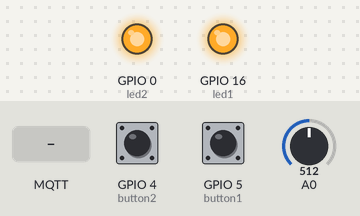
Bench run of a sketch on a simulated ESP8266 (NodeMCU). Parts: output pins drawn as LEDs (lit = HIGH). Inputs (shaded band) come from the test bench; at power-on: A0 = 512, GPIO 4 (button2) LOW, GPIO 5 (button1) LOW. WiFi joins after 1.5 s; servers stay silent unless stated; no MQTT or app messages arrive unless stated; what the sketch prints to the serial monitor is not drawn.

Above: at 3.2 s.
3.3 s: A0 set to 41
9.2 s: MQTT message "1" arrives on the first subscribed topic
At 10.8 s:
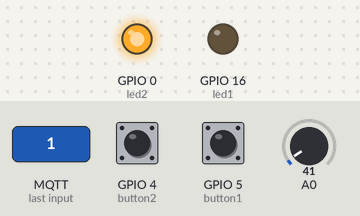
11.5 s: GPIO 4 (button2) pulled HIGH for 1 s
18.4 s: MQTT message "on" arrives on the first subscribed topic
21.5 s: A0 set to 61
27.4 s: MQTT message "off" arrives on the first subscribed topic
Timing chart, 0 to 32.5 s (numbered marks = the images above; inputs shaded):
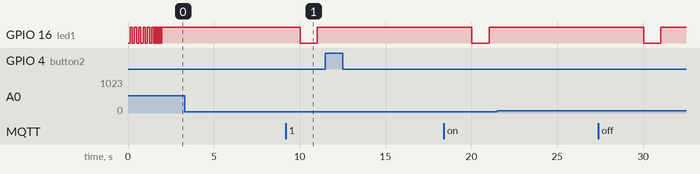

Measured:
- after the input at 3.3 s, every drawn part: stays the same
- after the input at 21.5 s, every drawn part: stays the same

The sketch:

ButtonMQTT.ino
```cpp
/*
 * blinking onboard LED means:
 *   fast  - connecting to wireless network
 *   slow  - connecting to mqtt broker
 *   flash - sending bytes via mqtt
 *   on    - critical power supply
 *
 * mqtt channels in use:
 *   nodes - status messages (button1, button2, analog_in, time)
 *   node1-button1 - message with state imediatly after a change (bool button1)
 *   node1-button2 - message with state imediatly after a change (bool button2)
*/

#include <ESP8266WiFi.h>
#include <PubSubClient.h>

const char* ssid = "your wifi ssid";
const char* password = "your wifi pw";
const char* mqtt_server = "172.16.1.141";
const int mqtt_port = 1883;
const int button1 = 5; // nodemcu pin: D1
const int button2 = 4; // nodemcu pin: D2
const int led1 = 16;   // built in LED and D0
const int led2 =  0;   // nodemcu pin: D4

int led1_state = 0;
int led2_state = 0;
int button1_state = 0;
int button2_state = 0;
int button1_state_last = 0;
int button2_state_last = 0;
int analog_in = 0;
int analog_in_sum = 0;
unsigned long now = 0;
unsigned long before = 0;
char mqtt_message[60];

IPAddress local_ip(127,0,0,0); // will be set via dhcp

WiFiClient espClient;
PubSubClient client(espClient);


void setup() {
  pinMode(led1, OUTPUT);
  pinMode(led2, OUTPUT);
  pinMode(button1, INPUT);
  pinMode(button2, INPUT);
  digitalWrite(led1, 1);
  digitalWrite(led2, 1);
  Serial.begin(115200);
  setup_wifi();
  setup_mqtt();
}

void setup_mqtt(){
  client.setServer(mqtt_server, mqtt_port);
  client.setCallback(callback);
}

void setup_wifi(){
  WiFi.begin(ssid, password);
  Serial.println("waiting for wlan connection");
  while(WiFi.status() != WL_CONNECTED) {
    // blink slowly while connecting
    digitalWrite(led1, 0);
    delay(125);
    digitalWrite(led1, 1);
    delay(125);
    digitalWrite(led1, 0);
    Serial.print(".");
  }
  Serial.println("");
  Serial.print("Connected to ");
  Serial.println(ssid);
  Serial.print("IP address: ");
  local_ip = WiFi.localIP();
  Serial.println(local_ip);
  for (int i = 0; i < 10; i++) {
    // blink fast when successful
    digitalWrite(led1, 0);
    delay(25);
    digitalWrite(led1, 1);
    delay(25);
  }
}

void callback(char* topic, byte* payload, unsigned int length) {
  Serial.print("Message arrived [");
  Serial.print(topic);
  Serial.print("] ");
  for (int i = 0; i < length; i++) {
    Serial.print((char)payload[i]);
  }
  Serial.println();
}

void mqtt_pub(char* channel, char* mqtt_message) {
    //Serial.println(mqtt_message);
    //Serial.flush();
    client.publish(channel, mqtt_message);
    digitalWrite(led1, 0);
    delay(1);
    digitalWrite(led1, 1);
    // wait a moment to ignore button bouncing & prevent fast polling
    delay(10);
}

void reconnect() {
  // Loop until we're reconnected
  while (!client.connected()) {
    Serial.print("Attempting MQTT connection...");
    // Attempt to connect
    if (client.connect("Affenkopp")) {
      Serial.println("connected");
      // Once connected, publish an announcement...
      client.publish("node", "Affenkopp says hello!");
      // ... and resubscribe to inbound messages
      client.subscribe("node_in");
    }
    else {
      Serial.print("failed, rc=");
      Serial.print(client.state());
      Serial.println(" try again in 3 seconds");
      // blink'n wait 3 seconds before retrying
      digitalWrite(led1, 0);
      delay(1500);
      digitalWrite(led1, 1);
      delay(1500);
    }
  }
}

void check_battery() {
  /* these values were measured with 330kOhm:22kOhm voltage divider at A0
   * raw input  :: voltage divider :: ADC analog_in
   * 3.4V   ::  206mV   ::   51
   * 3.3V   ::  190mV   ::   48
   * 2.8V   ::  170mv   ::   44
   * todo: check
   *    high 3x 4.2V 12.6V
   *    low 3x 2,8V 8,4V
  */

  //analog_in = analogRead(A0);
  analog_in = multiple_read(5);

  // warn about high power and wait a second
  if (analog_in >= 51) {
    Serial.println("Input power is too high!");
    snprintf(mqtt_message, 75, "node1: Input power is too high! %04d, %ld", analog_in, now);
    mqtt_pub("nodes", mqtt_message);
    digitalWrite(led1, 0);
    delay(1000);
    digitalWrite(led1, 1);
  }
  // warn about low power
  // very low voltage probably means we are running by usb
  else if (analog_in <= 44 ) {
    Serial.println("Input power is too low!");
    snprintf(mqtt_message, 75, "node1: Input power is too low! %04d, %ld", analog_in, now);
    mqtt_pub("nodes", mqtt_message);
    digitalWrite(led1, 0);
    delay(1000);
    digitalWrite(led1, 1);
  }
}

float multiple_read(int times) {
  analog_in_sum = 0;
  for(int i = 0; i < times; i++) {
    delay(3);
    analog_in_sum += analogRead(A0); // one read lasts about 100µs
    }
  analog_in_sum /= times;
  return analog_in_sum;
}


void loop() {
  if (!client.connected()) {
    reconnect();
  }
  client.loop();

  button1_state = digitalRead(button1);
  button2_state = digitalRead(button2);
  now = millis();

  // poll still alive messages
  // millis() will start again from 0 about every 50 days
  if ((unsigned long)(now - before) >= 10000) {
    check_battery();
    before = now;
    snprintf(mqtt_message, 75, "node1: %01d,%01d,%04d,%ld", button1_state, button2_state, analog_in, now);
    mqtt_pub("nodes", mqtt_message);
  }
  if (button1_state != button1_state_last) {
    button1_state_last = button1_state;
    snprintf(mqtt_message, 40, "%01d", button1_state);
    mqtt_pub("node1-button1", mqtt_message);
  }
  else if (button2_state != button2_state_last) {
    button2_state_last = button2_state;
    snprintf(mqtt_message, 40, "%01d", button2_state);
    mqtt_pub("node1-button2", mqtt_message);
  }
}
```
